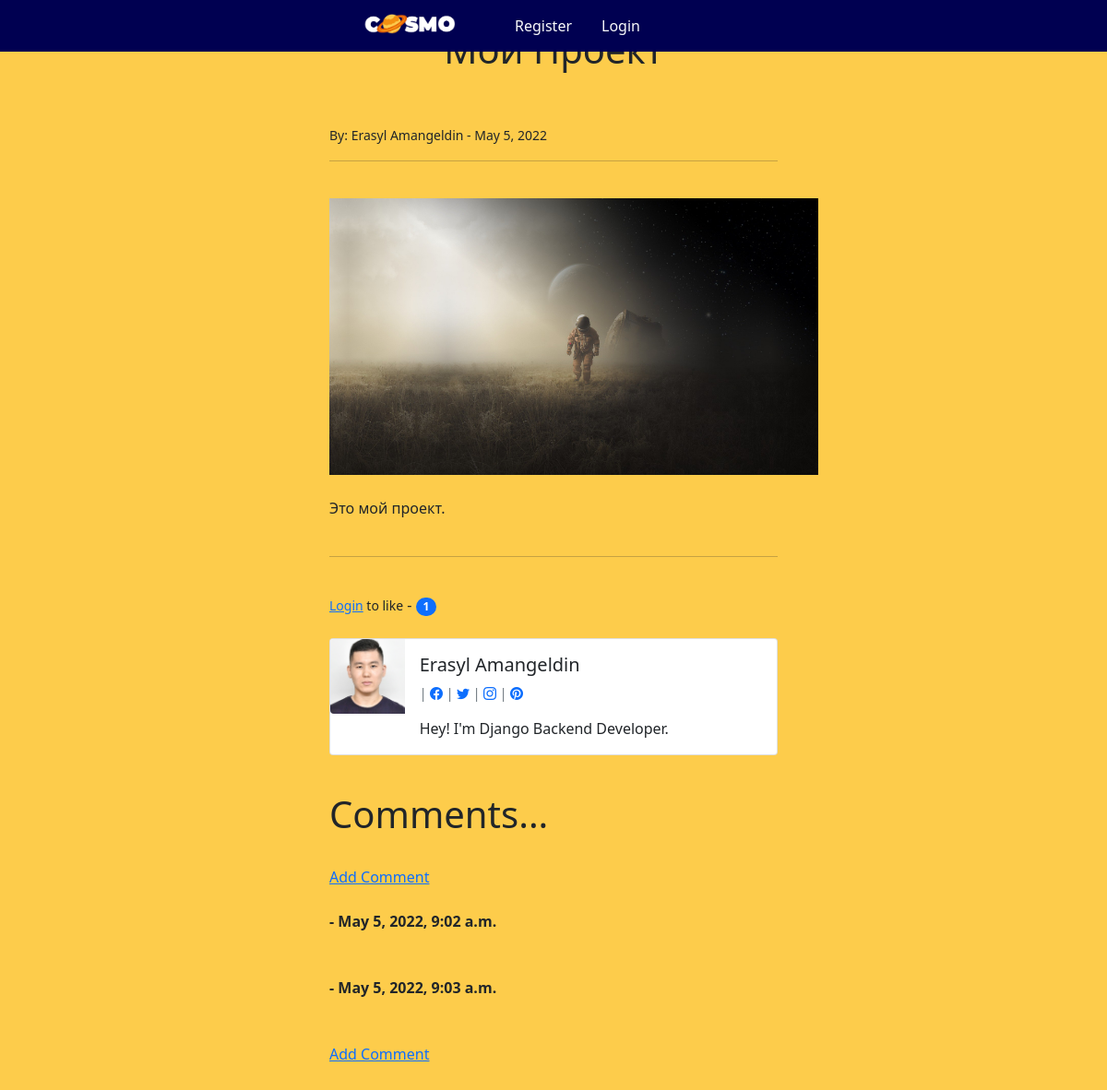
The page /article/48 on the database its author committed.
### mysite/apps/polls/models.py (models this page shows, shortened)
class Post(models.Model):
    title = models.CharField(max_length=255)
    header_image = models.ImageField(null=True, blank=True, upload_to='images/')
    title_tag = models.CharField(max_length=255) #default="FlyChat"
    author = models.ForeignKey(User, on_delete=models.CASCADE)
    body = models.TextField()
    post_date = models.DateField(auto_now_add=True)
    category = models.CharField(max_length=255, default='coding')
    likes = models.ManyToManyField(User, related_name='blog_posts')
    def total_likes(self):
        return self.likes.count()

class Profile(models.Model):
    user = models.OneToOneField(User, null=True, on_delete=models.CASCADE)
    bio = models.TextField(max_length=40)
    profile_pic = models.ImageField(null=True, blank=True, upload_to='images/profile/')
    website_url = models.CharField(max_length=255, null=True, blank=True)
    facebook_url = models.CharField(max_length=255, null=True, blank=True)
    instagram_url = models.CharField(max_length=255, null=True, blank=True)
    twitter_url = models.CharField(max_length=255, null=True, blank=True)
    pinterest_url = models.CharField(max_length=255, null=True, blank=True)
    phone = models.IntegerField(blank=True, null=True)
    email = models.EmailField(max_length=255, null=True)

class Comment(models.Model):
    post = models.ForeignKey(Post, related_name='comments', on_delete=models.CASCADE)
    user = models.OneToOneField(User, null=True, on_delete=models.CASCADE)
    comment = models.TextField()
    date_added = models.DateTimeField(auto_now_add=True)

### mysite/apps/polls/views.py (the view)
# urls.py: path('article/<int:pk>', ArticleDetailView.as_view(), name='article-detail'),
class ArticleDetailView(DetailView):
    model = Post
    template_name = 'polls/article_details.html'
    def get_context_data(self, *args, **kwargs):
        cat_menu = Category.objects.all()
        context = super(ArticleDetailView, self).get_context_data(*args, **kwargs)
        stuff = get_object_or_404(Post, id=self.kwargs['pk'])
        total_likes = stuff.total_likes()
        liked = False
        if stuff.likes.filter(id=self.request.user.id).exists():
            liked = True
        context['cat_menu'] = cat_menu
        context['total_likes'] = total_likes
        context['liked'] = liked
        return context

### mysite/apps/polls/templates/polls/article_details.html (shortened to what this page needs)
{% extends 'polls/base.html' %}
{% load static %}
{% block content %}
<div class="row justify-content-center">
        <h1 class="row justify-content-center">{{ post.title }}</h1>
        <div class="col-md-5 col-sm-12">
        <br/><br/>
        <small>By:
            {{ post.author.first_name }}
            {{ post.author.last_name }} -
            {{ post.post_date }}
        </small><br/>
        <hr>
        <br/>
        {% if post.header_image %}
            <img src='{{ post.header_image.url }}' width="530px" height="300px">
        {% endif %}
        <br/><br/>
        {{ post.body|safe }}
        <br/><br/>
        <hr>
        <br/>
        <form action="{% url 'like_post' post.pk %}" method="POST">
            {% if user.is_authenticated %}
                {% if liked %}
                    <button type="submit" name="post_id" value="{{ post.id }}" class="btn btn-danger btn-sm bi bi-hand-thumbs-up-fill"></button>
                {% else %}
                    <button type="submit" name="post_id" value="{{ post.id }}" class="btn btn-primary btn-sm bi bi-hand-thumbs-up"></button>
                {% endif %}
            {% else %}
                <small><a href="{% url 'login' %}">Login</a> to like</small>
            {% endif %}
            - <div class="badge bg-primary rounded-pill">{{ total_likes }}</div>
        </form>
        <br/>
        <div class="card mb-3">
          <div class="row g-0">
            <div class="col-md-2">
                {% if post.author.profile.profile_pic %}
                      <img src="{{ post.author.profile.profile_pic.url }}" class="img-fluid rounded-start" alt="...">
                {% else %}
                      <img src="{% static 'polls/images/default_profile_pic.png' %}" class="img-fluid rounded-start" alt="...">
                {% endif %}
            </div>
            <div class="col-md-10">
              <div class="card-body">
                <h5 class="card-title">
                    {{ post.author.first_name }}
                    {{ post.author.last_name }}
                </h5>
                <p class="small text-muted">
                    {% if post.author.profile.facebook_url %}
                        | <a href="{{ post.author.profile.facebook_url }}" class="bi bi-facebook"></a>
                    {% endif %}
                    {% if post.author.profile.twitter_url %}
                        | <a href="{{ post.author.profile.twitter_url }}" class="bi bi-twitter"></a>
                    {% endif %}
                    {% if post.author.profile.instagram_url %}
                        | <a href="{{ post.author.profile.instagram_url }}" class="bi bi-instagram"></a>
                    {% endif %}
                    {% if post.author.profile.pinterest_url %}
                        | <a href="{{ post.author.profile.pinterest_url }}" class="bi bi-pinterest"></a>
                    {% endif %}
                </p>
                <p class="card-text">{{ post.author.profile.bio }}</p>
              </div>
            </div>
          </div>
        </div>
        <br/>
        <h1>Comments...</h1>
        <br/>
        {% if not post.comments.all %}
            No Comments Yet... <a href="{% url 'add_comment' post.pk %}">Add One</a>
        {% else %}
        <a href="{% url 'add_comment' post.pk %}">Add Comment</a>
        <br/><br/>
            {% for comment in post.comments.all %}
                <strong>
                    {{ comment.name }} - {{ comment.date_added }}
                </strong>
                <br/>
                <br/><br/>
            {% endfor %}
                <a href="{% url 'add_comment' post.pk %}">Add Comment</a>
        {% endif %}
        <br/>
        <br/><br/>
    </div>
</div>
{% endblock %}

### static/polls/css/style.css (style rules this page uses)
body { margin: 0; padding: 0; }

### mysite/apps/polls/templates/polls/base.html (style rules this page uses)
body { background-color: #FDCC4B; }

### rows shown on the page
Post: author.first_name "Erasyl", author.last_name "Amangeldin", post_date "May 5, 2022", header_image (picture), body "Это мой проект.", author.profile.profile_pic (picture), author.profile.bio "Hey! I'm Django Backend Developer."
Comment: date_added "May 5, 2022, 9:02 a.m."
Comment: date_added "May 5, 2022, 9:03 a.m."

### other values the page prints
{{ total_likes }} "1"
